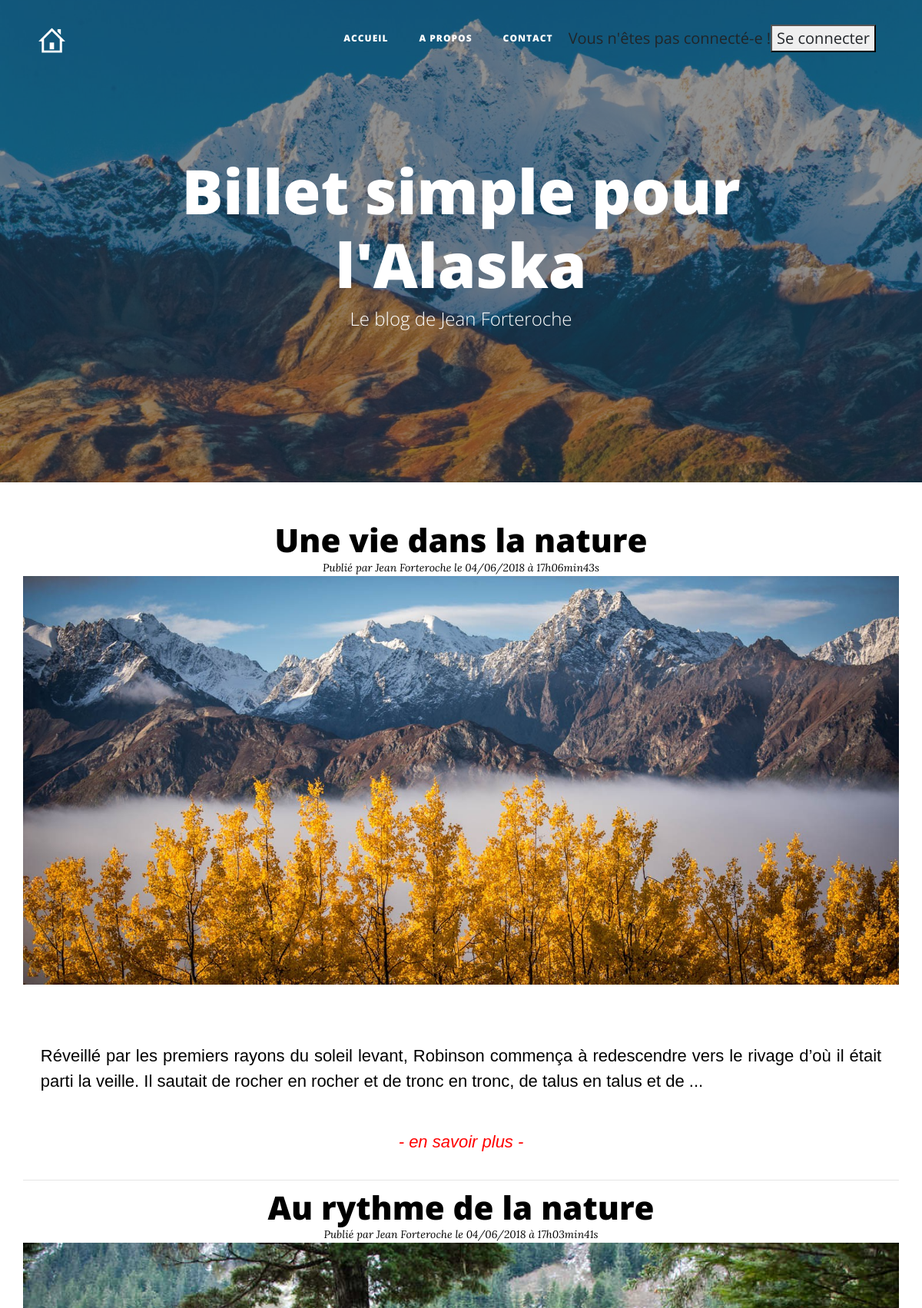
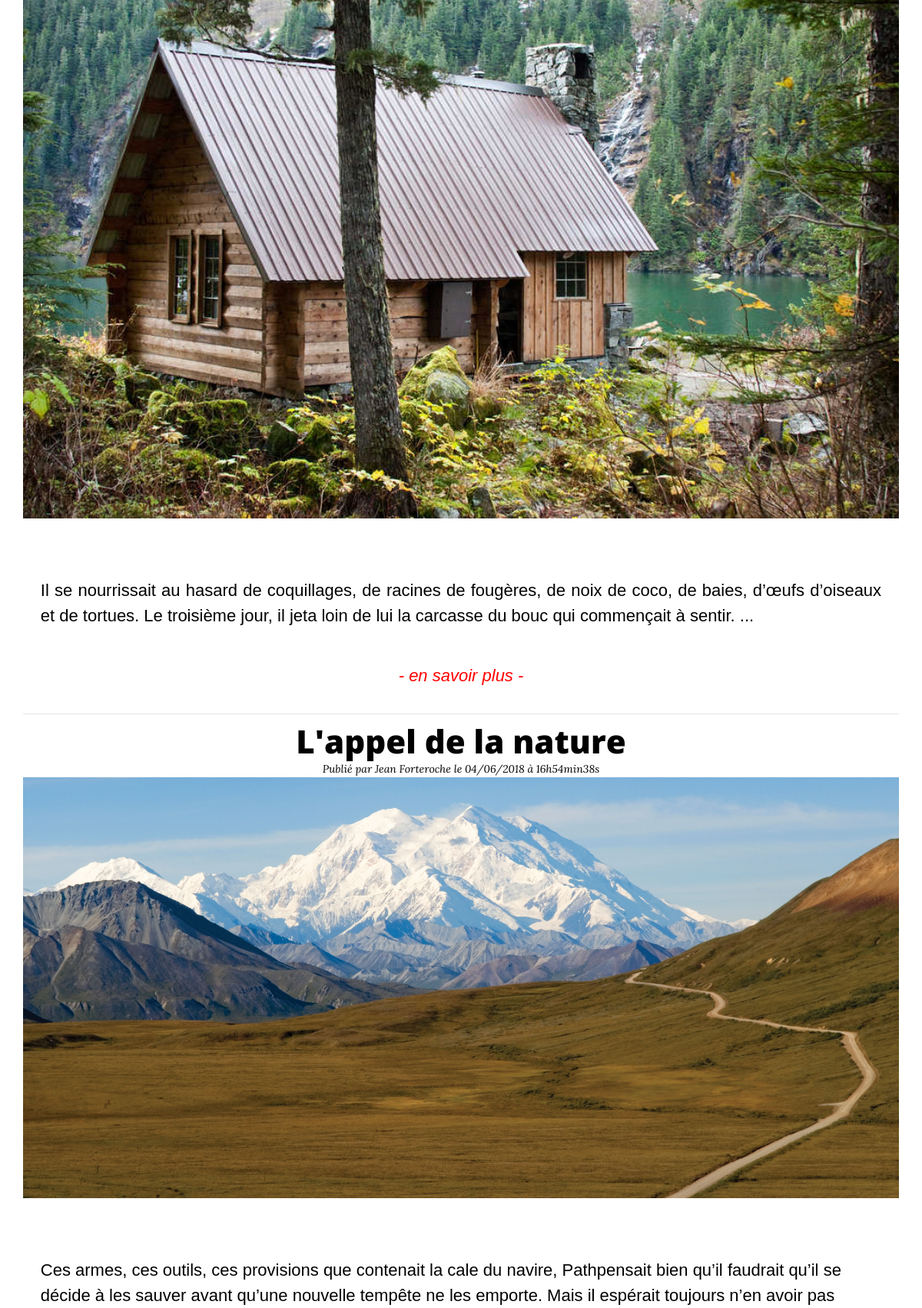
The page / (upper part) on the database its author committed (2 pictures, top to bottom).
### tables this page shows
CREATE TABLE IF NOT EXISTS `posts` (
  `id` int(11) NOT NULL AUTO_INCREMENT,
  `title` varchar(255) NOT NULL,
  `content` text NOT NULL,
  `category` varchar(255) NOT NULL,
  `image_url` varchar(255) NOT NULL,
  `creation_date` datetime NOT NULL,
  PRIMARY KEY (`id`)
);

### controler/PostControler.php (called while the page is built, shortened)
<?php
class PostControler
{
		public function listPosts()
		{
			$postManager = new PostManager();
			$posts = $postManager->getPosts();
			require('/view/frontend/listPostsView.php');
		}
}

### model/PostManager.php (called while the page is built, shortened)
<?php
class PostManager extends Manager
{
	public function getPosts()
	{
		$db = $this->dbConnect();
		$req = $db->query('SELECT id, title, image_url, content, DATE_FORMAT(creation_date, \'%d/%m/%Y à %Hh%imin%ss\') AS creation_date_fr FROM posts ORDER BY creation_date DESC LIMIT 5');
		$data = $req->fetchAll();
		return $data;
	}
}

### view/frontend/listPostsView.php (the view, shortened to what this page needs)
<div class="news">
  <div class="row">
	 <div class="post-preview">
		<?php
			foreach ($posts as $data)
			{
				?>
				<div class="newsPost">
					<a href="index.php?action=post&amp;id=<?= $data['id']?> ">
						<h2 class="post-title"><?= html_entity_decode(htmlspecialchars($data['title'])) ?></h2>
						<div class="newsDate"><em>Publié par Jean Forteroche le <?= $data['creation_date_fr'] ?> </em></div>
						<img src="<?= $data['image_url']?>" class="imageClass" alt="" >
						<p class="text-justify">
							<?php include_once "model/TextManager.php";
							$datas = (htmlspecialchars($data['content']));
							$textManager1 = new textManager();
							$textManager1->initSummary($datas);?>
						</p><br/>
						<p class="readMore text-center"><em><a href="index.php?action=post&amp;id=<?= $data['id']?> "> - en savoir plus - </a></em></p>
					</a>
				</div><hr>
				<?php
			}
		?>
	  </div><hr>
  </div>
</div>
<?php $content = ob_get_clean(); ?>
<?php require('template.php'); ?>

### model/TextManager.php
<?php
class textManager
{
		public $_stringLenght = 40;
		public function initSummary($datas)
		{
			$newDatas = html_entity_decode($datas);
			if (str_word_count($newDatas) <= $this->_stringLenght)
			{
				$this->_stringLenght = str_word_count($newDatas)-2 ;
				$this->summary($newDatas);
			}
			else
			{
				$this->summary($newDatas);
			}
		}
		public function summary($newDatas)
		{
			$summary = explode(" ",$newDatas);
			for ($i=0; $i<$this->_stringLenght; $i++)
			{
				echo $summary[$i]." ";
			}
			echo "...";
		}
}

### index.php (shortened to what this page needs)
<?php
if (isset($_GET['action']))
{
	$arrayParameters = array_merge($_GET, $_POST);
	$route = $arrayParameters['action'];
	$router = initRouteur();
	$myClass = ($router["".$route.""]["controler"]);
	try
	{
		 Autoloader::register();
		 $controleur1 = new $myClass();
		 $controleur1->$route($arrayParameters);
	}
	catch (Exception $e)
	{
		echo $e->getMessage ();
	}
}
else
{
	$controleur1 = new PostControler();
	$controleur1->listPosts();
}
?>

### view/frontend/template.php (shortened to what this page needs)
<!DOCTYPE html>
<html lang="fr">
<?php include("head.php"); ?>
    <body>
<?php
include("header.php");
include("nav.php");
?>
	  <section>
		<div class="content">
			<div class="container">
				<?= $content ?>
			</div>
		</div>
	  </section>
	</body>
</html>

### view/frontend/head.php (shortened to what this page needs)
<head>
	<link href="public/css/styles.css" rel="stylesheet" >
	<link rel="stylesheet" href="https://maxcdn.bootstrapcdn.com/bootstrap/3.3.7/css/bootstrap.min.css" />
	<link href="public/vendor/bootstrap/css/bootstrap.min.css" rel="stylesheet">
	<link href="public/vendor/font-awesome/css/font-awesome.min.css" rel="stylesheet" type="text/css">
	<link href="public/css/clean-blog.min.css" rel="stylesheet">
</head>

### view/frontend/header.php
<header class="masthead" style="background-image: url('public/images/assets/alaska.jpg')">
  <div class="overlay"></div>
  <div class="container">
	<div class="row">
	  <div class="col-lg-8 col-md-10 mx-auto">
		<div class="site-heading">
		  <h1><a href="/index.php">Billet simple pour l'Alaska</a></h1>
		  <span class="subheading">Le blog de Jean Forteroche</span>
		</div>
	  </div>
	</div>
  </div>
</header>

### view/frontend/nav.php (shortened to what this page needs)
<nav class="navbar navbar-expand-lg navbar-light fixed-top" id="mainNav">
	  <div class="container">
		<a class="navbar-brand" href="index.php"><img src="public/images/assets/home.png" ></a>
		<div class="collapse navbar-collapse" id="navbarResponsive">
		  <ul class="navbar-nav ml-auto">
			<li class="nav-item">
			  <a class="nav-link" href="index.php">Accueil</a>
			</li>
			<li class="nav-item">
			  <a class="nav-link" href="index.php">A propos</a>
			</li>
			<li class="nav-item">
			  <a class="nav-link" href="index.php">Contact</a>
			</li>
		   </ul>
		   <?php
			if (isset($_SESSION['pseudo']))
			{
				echo ' <p>Vous êtes connecté-e en tant que: "'.$_SESSION['pseudo'].'</p>" <button id="deconnectSession">Déconnexion</button>';
			}
			else
			{
				echo ' Vous n\'êtes pas connecté-e ! <button id="connectSession">Se connecter</button>';
			}
		?>
		</div>
	  </div>
</nav>

### public/css/styles.css (style rules this page uses)
.adminArticles div, em, h4, p { display: inline-block; margin: 0px; padding: 0px; }
.adminComments h4, em { display: inline-block; }
header { margin: 0px; }
nav { height: 100px; }
.navbar-brand img { width: 35px; height: 35px; }
.post-preview { margin: 0px; }
.site-heading h1 a { color: white; }
body a:link { text-decoration: none; }
.news p { margin-top:0px; padding: 2%; width: 100%; margin: 0px; color: black; }
.newsPost p { font-size: 22px; color: black; font-family: Lora, 'Times New Roman', 'Serif'; }
.readMore a { color: red; }
.news h2 { font-size: 42px; }
.news p { font-family: Helvetica, Serif; }
.news h2, .newsDate { width:100%; color: black; margin: auto; position: relative; margin: 0px; text-align: center; }
.newsDate { font-size:0.7em; }
.imageClass { margin: 0px; width: 100%; height: 100%; }
.news img { max-height: 30%; }

### rows shown on the page
posts: title "Une vie dans la nature", creation_date_fr "04/06/2018 à 17h06min43s", image_url (picture), i "Réveillé", i "par", i "les", i "premiers", i "rayons", i "du", i "soleil", i "levant,", i "Robinson", i "commença", i "à", i "redescendre", i "vers", i "le", i "rivage", i "d’où", i "il", i "était", i "parti", i "la", i "veille.", i "Il", i "sautait", i "de", i "rocher", i "en", i "et", i "tronc", i "tronc,", i "talus"
posts: title "Au rythme de la nature", creation_date_fr "04/06/2018 à 17h03min41s", image_url (picture), i "Il", i "se", i "nourrissait", i "au", i "hasard", i "de", i "coquillages,", i "racines", i "fougères,", i "noix", i "coco,", i "baies,", i "d’œufs", i "d’oiseaux", i "et", i "tortues.", i "Le", i "troisième", i "jour,", i "il", i "jeta", i "loin", i "lui", i "la", i "carcasse", i "du", i "bouc", i "qui", i "commençait", i "à", i "sentir."
posts: title "L'appel de la nature", creation_date_fr "04/06/2018 à 16h54min38s", image_url (picture), i "Ces", i "armes,", i "ces", i "outils,", i "provisions", i "que", i "contenait", i "la", i "cale", i "du", i "navire,", i "Pathpensait", i "bien", i "qu’il", i "faudrait", i "se", i "décide", i "à", i "les", i "sauver", i "avant", i "qu’une", i "nouvelle", i "tempête", i "ne", i "emporte.", i "Mais", i "il", i "espérait", i "toujours", i "n’en", i "avoir", i "pas"
